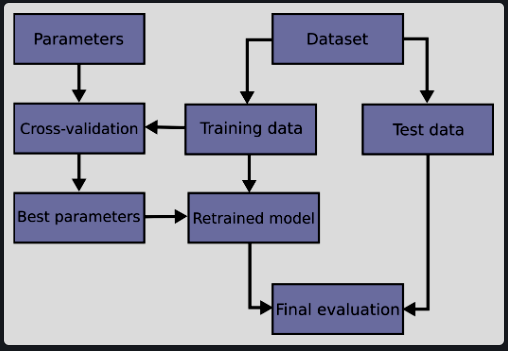
#> input picture image/CV_overview.png, 508 x 351 px; its folder holds only this picture in this run
$ python invert_image.py
#> lines starting #> are read from the running program, lines starting #| are printed output that depends on the picture
from PIL import Image
import PIL.ImageOps
import os

#make the list of path form the ./image folder
path = "image/"

ls = os.listdir(path)

#open the first image
for i in ls:
    img = Image.open(path + i)
#> img is the input picture: PIL image 508x351 RGBA; mean R, G, B, A 167.1, 167.7, 181.2, 255
    #display the image
    #reverse the image to have a white background
    img = img.convert('RGB')
#> img: PIL image 508x351 RGB
    img = PIL.ImageOps.invert(img)
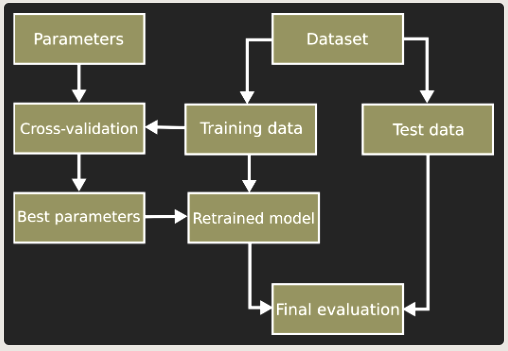
#> img: PIL image 508x351 RGB; mean R, G, B 87.9, 87.3, 73.8
    img = img.save(path + i)


$ run again, on image/GD_update_rule.png
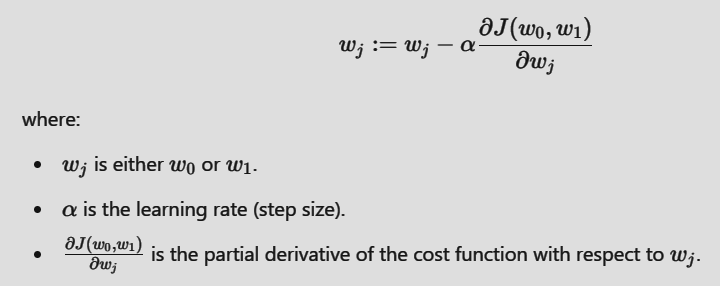
#> input picture image/GD_update_rule.png, 720 x 286 px
#> img is the input picture: PIL image 720x286 RGB; min 19, max 222, mean 215.5
#> `img = PIL.ImageOps.invert(img)`:
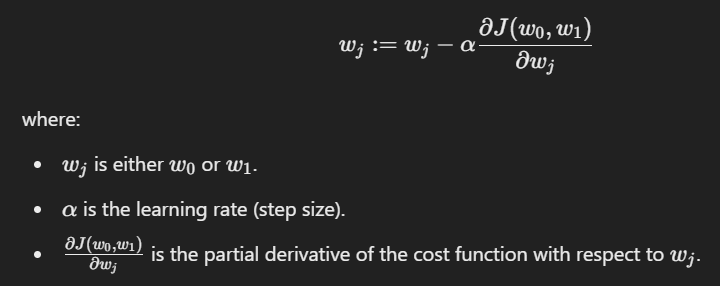
#> img: PIL image 720x286 RGB; min 33, max 236, mean 39.5

$ run again, on image/LM.png
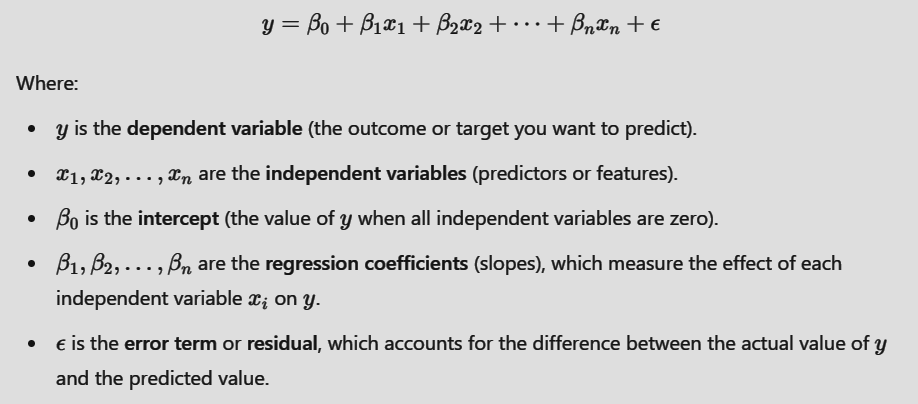
#> input picture image/LM.png, 918 x 404 px
#> img is the input picture: PIL image 918x404 RGB; min 19, max 222, mean 211
#> `img = PIL.ImageOps.invert(img)`:
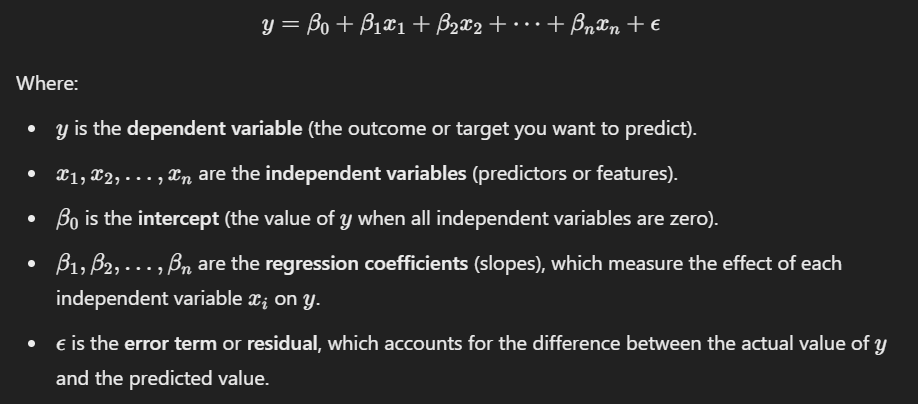
#> img: PIL image 918x404 RGB; min 33, max 236, mean 44

$ run again, on image/LM_formula.png
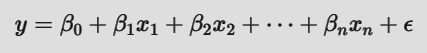
#> input picture image/LM_formula.png, 427 x 53 px
#> img is the input picture: PIL image 427x53 RGB; min 19, max 222, mean 210.9
#> `img = PIL.ImageOps.invert(img)`:
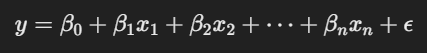
#> img: PIL image 427x53 RGB; min 33, max 236, mean 44.1

$ run again, on image/CV_scheme.png
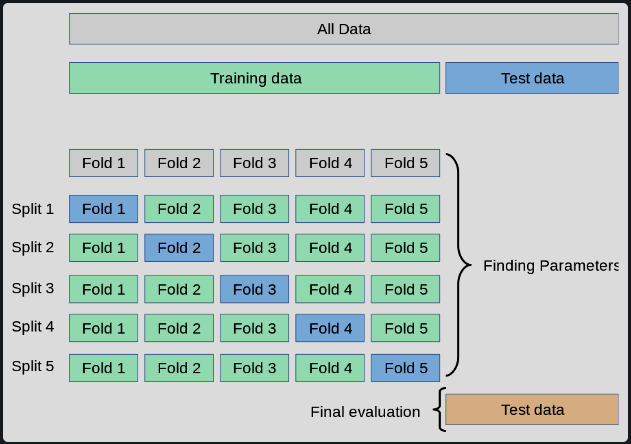
#> input picture image/CV_scheme.png, 631 x 444 px
#> img is the input picture: PIL image 631x444 RGBA; mean R, G, B, A 186.9, 200.8, 196.8, 255
#> `img = PIL.ImageOps.invert(img)`:
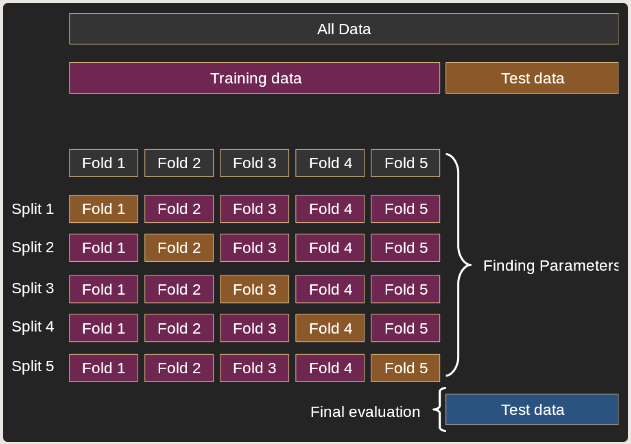
#> img: PIL image 631x444 RGB; mean R, G, B 68.1, 54.2, 58.2
